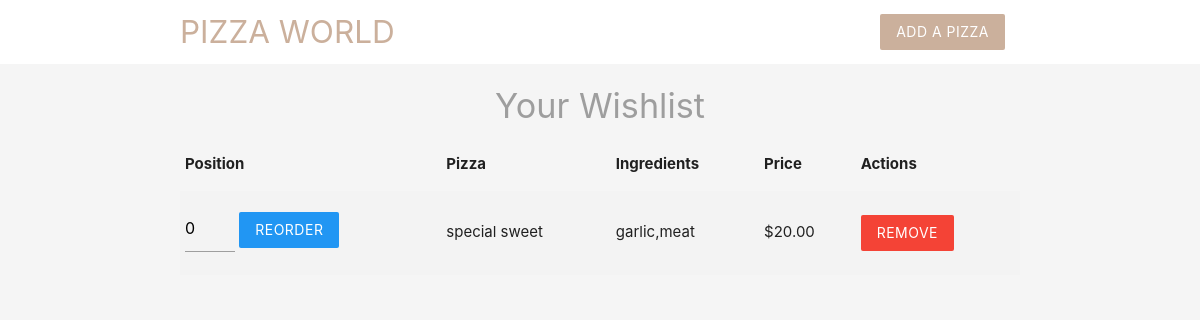
Screenshot of /Project/tuts/wishlist.php (signed in) with the database file from the repository.
### tables this page shows
CREATE TABLE `wishlist` (
  `id` int(11) NOT NULL,
  `user_id` int(11) NOT NULL,
  `pizza_id` int(11) NOT NULL,
  `position` int(11) NOT NULL DEFAULT 0,
  `created_at` timestamp NOT NULL DEFAULT current_timestamp()
);

CREATE TABLE `pizzas` (
  `id` int(11) NOT NULL,
  `title` varchar(255) NOT NULL,
  `ingredients` varchar(255) NOT NULL,
  `email` varchar(255) NOT NULL,
  `created_at` timestamp NOT NULL DEFAULT current_timestamp(),
  `price` int(11) NOT NULL,
  `stock` int(11) NOT NULL DEFAULT 10,
  `category` varchar(50) NOT NULL DEFAULT 'General'
);

### Project/tuts/wishlist.php (the view, shortened to what this page needs)
<?php
include('config/db_connect.php');
$user_id = $_SESSION['user_id'];
$sql = "SELECT w.id AS wishlist_id, w.position, p.id AS pizza_id, p.title, p.ingredients, p.price
        FROM wishlist w
        JOIN pizzas p ON w.pizza_id = p.id
        WHERE w.user_id = '$user_id'
        ORDER BY w.position ASC";
$result = mysqli_query($conn, $sql);
$wishlist = mysqli_fetch_all($result, MYSQLI_ASSOC);
?>
<!DOCTYPE html>
<html>
<?php include('templates/header.php'); ?>
<h4 class="center grey-text">Your Wishlist</h4>
<div class="container">
    <?php if ($wishlist): ?>
        <table class="striped">
            <thead>
                <tr>
                    <th>Position</th>
                    <th>Pizza</th>
                    <th>Ingredients</th>
                    <th>Price</th>
                    <th>Actions</th>
                </tr>
            </thead>
            <tbody>
                <?php foreach ($wishlist as $item): ?>
                <tr>
                    <td>
                        <form method="POST" action="" style="display: inline;">
                            <input type="number" name="new_position" value="<?php echo $item['position']; ?>" style="width: 50px;">
                            <button type="submit" name="reorder_wishlist" class="btn blue z-depth-0">Reorder</button>
                        </form>
                    </td>
                    <td><?php echo htmlspecialchars($item['title']); ?></td>
                    <td><?php echo htmlspecialchars($item['ingredients']); ?></td>
                    <td>$<?php echo number_format($item['price'], 2); ?></td>
                    <td>
                        <form method="POST" action="" style="display: inline;">
                            <button type="submit" name="remove_from_wishlist" class="btn red z-depth-0">Remove</button>
                        </form>
                    </td>
                </tr>
                <?php endforeach; ?>
            </tbody>
        </table>
    <?php else: ?>
        <p class="center">Your wishlist is empty. Start adding pizzas!</p>
    <?php endif; ?>
</div>
<?php include('templates/footer.php'); ?>
</html>

### rows the page displays
wishlist: new_position "0", pizza.title "special sweet", pizza.ingredients "garlic,meat", pizza.price "20.00"
